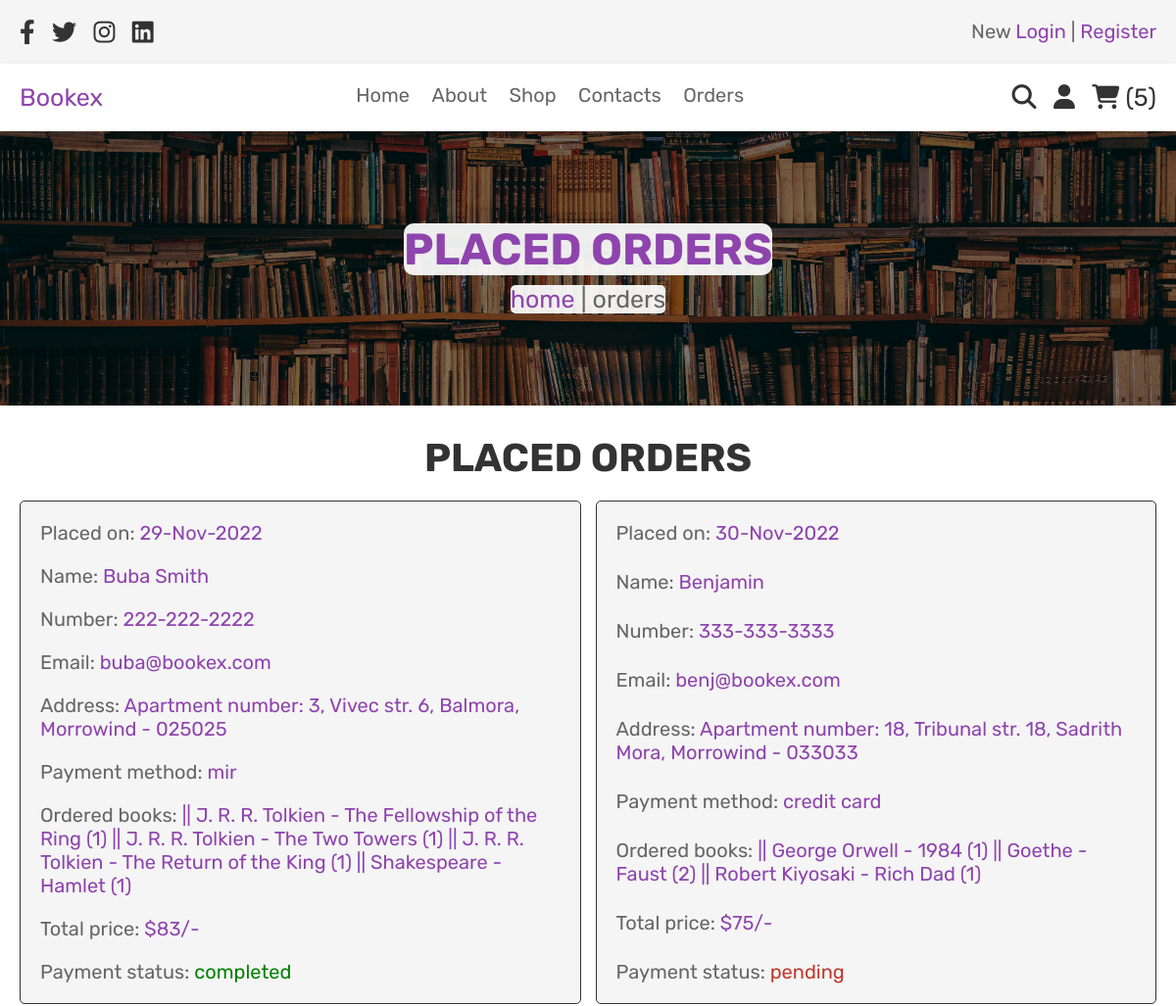
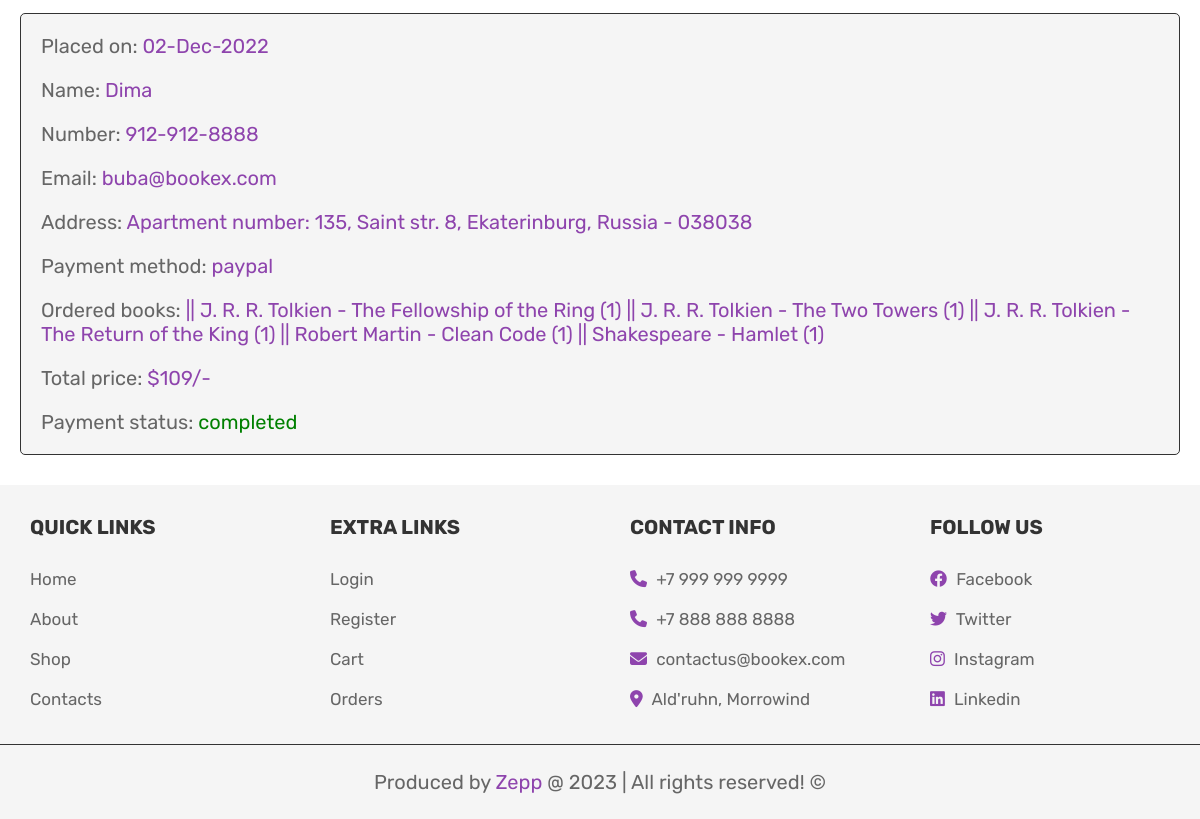
/project-core/orders.php (signed in), run on the app's committed database (2 pictures, top to bottom).
### tables this page shows
CREATE TABLE `orders` (
  `id` int NOT NULL,
  `user_id` int NOT NULL,
  `name` varchar(100) NOT NULL,
  `number` varchar(12) NOT NULL,
  `email` varchar(100) NOT NULL,
  `method` varchar(50) NOT NULL,
  `address` varchar(500) NOT NULL,
  `total_products` varchar(1000) NOT NULL,
  `total_price` int NOT NULL,
  `placed_on` varchar(50) NOT NULL,
  `payment_status` varchar(20) NOT NULL DEFAULT 'pending'
);

### project-core/orders.php (the view, shortened to what this page needs)
<?php
include './config.php';
?>
<!DOCTYPE html>
<html lang="en">
<head>
  <link rel="stylesheet" href="https://cdnjs.cloudflare.com/ajax/libs/font-awesome/6.2.0/css/all.min.css">
  <link rel="stylesheet" href="./styles/style.css?v=<?= time() ?>">
</head>
<body>
  <?php include './header.php' ?>
  <div class="heading">
    <h3>placed orders</h3>
    <p><a href="./home.php">home</a> | orders</p>
  </div>
  <section class="placed-orders">
    <h1 class="title">placed orders</h1>
    <div class="box-container">
      <?php
        $order_query = mysqli_query($conn, "SELECT * FROM `orders` WHERE user_id = '$user_id'") or die('Query failed');
        if (mysqli_num_rows($order_query) > 0):
          while ($fetch_orders = mysqli_fetch_assoc($order_query)):
      ?>
      <div class="box">
        <p>Placed on: <span><?= $fetch_orders['placed_on'] ?></span></p>
        <p>Name: <span><?= $fetch_orders['name'] ?></span></p>
        <p>Number: <span><?= $fetch_orders['number'] ?></span></p>
        <p>Email: <span><?= $fetch_orders['email'] ?></span></p>
        <p>Address: <span><?= $fetch_orders['address'] ?></span></p>
        <p>Payment method: <span><?= $fetch_orders['method'] ?></span></p>
        <p>Ordered books: <span><?= $fetch_orders['total_products'] ?></span></p>
        <p>Total price: <span>$<?= $fetch_orders['total_price'] ?>/-</span></p>
        <p>Payment status: <span style="color:
        <?php
          if ($fetch_orders['payment_status'] == 'pending'):
            echo 'var(--red);';
          else:
            echo 'green;';
          endif;
        ?>
        "><?= $fetch_orders['payment_status'] ?></span></p>
      </div>
      <?php
          endwhile;
        elseif (!isset($user_id)):
          echo '<p class="empty">Need to register or login</p>';
        else:
          echo '<p class="empty">No orders placed yet</p>';
        endif;
      ?>
    </div>
  </section>
  <?php include './footer.php' ?>
</body>
</html>

### project-core/styles/style.css (style rules this page uses)
:root { --purple: #8e44ad; --red: #c0392b; --orange: #f39c12; --black: #333; --white: #fff; --light-color: #666; --light-white: #ccc; --light-bg: #f5f5f5; --border: .1rem solid var(--black); --box-shadow: 0 .5rem 1rem rgba(0,0,0,.1); }
* { font-family: 'Rubik', sans-serif; margin: 0; padding: 0; box-sizing: border-box; outline: none; border: none; text-decoration: none; transition: all .2s linear; }
html { font-size: 62.5%; overflow-x: hidden; }
section { padding: 3rem 2rem; }
.title { text-align: center; margin-bottom: 2rem; text-transform: uppercase; color: var(--black); font-size: 4rem; }
.heading { min-height: 35vh; display: flex; flex-flow: column; align-items: center; justify-content: center; gap: 1rem; background: linear-gradient(rgba(0,0,0,.5), rgba(0,0,0,.5)), url(../images/heading-bg.webp) no-repeat; background-size: cover; background-position: center; text-align: center; }
.heading h3 { font-size: 4.5rem; color: var(--purple); border-radius: 1rem; background-color: rgba(255,255,255,.92); text-transform: uppercase; }
.heading p { font-size: 2.5rem; border-radius: .5rem; background-color: rgba(255,255,255,.92); color: var(--light-color); }
.heading p a { color: var(--purple); }
.placed-orders .box-container { max-width: 1200px; margin: 0 auto; display: flex; flex-wrap: wrap; align-items: center; gap: 1.5rem; justify-content: center; }
.placed-orders .box-container .box { flex: 1 1 40rem; align-self: stretch; border: var(--border); border-radius: .5rem; padding: 1rem 2rem; background-color: var(--light-bg); display: flex; flex-direction: column; justify-content: space-between; }
.placed-orders .box-container .box p { padding: 1rem 0; font-size: 2rem; color: var(--light-color); }
.placed-orders .box-container .box p span { color: var(--purple); }

### data on the page
orders: placed_on "29-Nov-2022", name "Buba Smith", number "222-222-2222", email "buba@bookex.com", address "Apartment number: 3, Vivec str. 6, Balmora, Morrowind - 025025", method "mir", total_products "|| J. R. R. Tolkien - The Fellowship of the Ring (1) || J. R. R. Tolkien - The Two Towers (1) || J. R. R. Tolkien - The Return of the King (1) || Shakespeare - Hamlet (1)", total_price "83", payment_status "completed"
orders: placed_on "30-Nov-2022", name "Benjamin", number "333-333-3333", email "benj@bookex.com", address "Apartment number: 18, Tribunal str. 18, Sadrith Mora, Morrowind - 033033", method "credit card", total_products "|| George Orwell - 1984 (1) || Goethe - Faust (2) || Robert Kiyosaki - Rich Dad (1)", total_price "75", payment_status "pending"
orders: placed_on "02-Dec-2022", name "Dima", number "912-912-8888", email "buba@bookex.com", address "Apartment number: 135, Saint str. 8, Ekaterinburg, Russia - 038038", method "paypal", total_products "|| J. R. R. Tolkien - The Fellowship of the Ring (1) || J. R. R. Tolkien - The Two Towers (1) || J. R. R. Tolkien - The Return of the King (1) || Robert Martin - Clean Code (1) || Shakespeare - Hamlet (1)", total_price "109", payment_status "completed"

### other printed values
$total_quantity "5"
